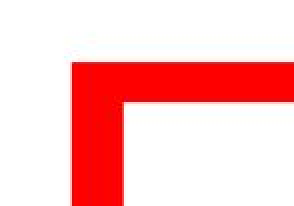
%> input picture Drone/Matlab/Recto_derecha.JPG, 147 x 103 px (shown 2 times larger)
$ octave LineDetector.m   (GNU Octave 9; MATLAB toolbox functions it lacks are replaced by stand-ins)
%> lines starting %> are read from the running program, lines starting %| are printed output that depends on the picture; in (x1, y1, x2, y2) boxes, pixels count from 0 and x2, y2 are one past the last pixel; in counts of white or black regions, pixels touching at a corner belong together; the program's own positions count from 1
### Drone/Matlab/Binarizar_rojo.m
function [BW] = Binarizar_rojo(R, G, B)
%createMask  Threshold RGB image using auto-generated code from colorThresholder app.
%  [BW,MASKEDRGBIMAGE] = createMask(RGB) thresholds image RGB using
%  auto-generated code from the colorThresholder app. The colorspace and
%  range for each channel of the colorspace were set within the app. The
%  segmentation mask is returned in BW, and a composite of the mask and
%  original RGB images is returned in maskedRGBImage.

% Auto-generated by colorThresholder app on 24-Aug-2022
%------------------------------------------------------


% Convert RGB image to chosen color space
% I = RGB;

% Define thresholds for channel 1 based on histogram settings
channel1Min = 202.000;
channel1Max = 255.000;

% Define thresholds for channel 2 based on histogram settings
channel2Min = 0.000;
channel2Max = 19.000;

% Define thresholds for channel 3 based on histogram settings
channel3Min = 0.000;
channel3Max = 7.000;

% Create mask based on chosen histogram thresholds
sliderBW = (R >= channel1Min ) & (R <= channel1Max) & ...
    (G >= channel2Min ) & (G <= channel2Max) & ...
    (B >= channel3Min ) & (B <= channel3Max);
BW = sliderBW;

se = strel('disk',10);

BW = imclose(BW,se);


end

### Drone/Matlab/LineDetector.m
clc
clear all
close all

I = imread('Recto_derecha.jpg');
%> I is the input picture: size 103x147x3 uint8; mean R, G, B 253, 194.7, 194.6
R = I(:,:,1);
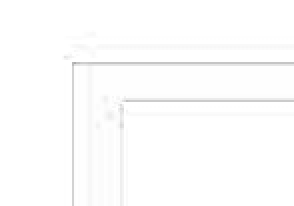
%> R: size 103x147 uint8 (shown 2 times larger); min 171, max 255, mean 253
G = I(:,:,2);
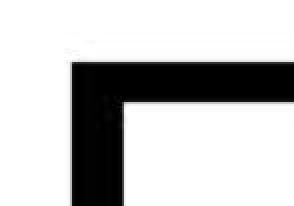
%> G: size 103x147 uint8 (shown 2 times larger); min 0, max 255, mean 194.7
B = I(:,:,3);

BW = Binarizar_rojo(R,G,B);
%> in Binarizar_rojo, `sliderBW = (R >= channel1Min ) & (R <= channel1Max) & (G >= channel2Mi..`:
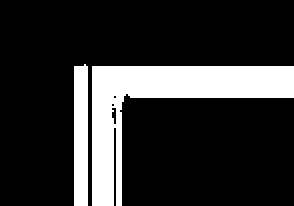
%> sliderBW: size 103x147 logical (shown 2 times larger); 18.9% white; 2 white regions, box (x1, y1, x2, y2) and area: (46, 33, 147, 103) 2370, (37, 32, 44, 103) 491
%> in Binarizar_rojo, `BW = imclose(BW,se);`:
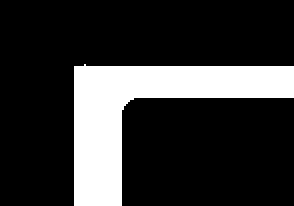
%> BW: size 103x147 logical (shown 2 times larger); 20.3% white; 1 white region, box (x1, y1, x2, y2) and area: (37, 32, 147, 103) 3074

imshow(BW)

[B,L] = bwboundaries(BW,'noholes');
%> B = 1 boundary; box (x1, y1, x2, y2) and points: (37, 32, 147, 103) 351

% imshow(label2rgb(L, @jet, [.1 .1 .1]))

hold on

for k = 1:length(B)
   boundary = B{k};
   plot(boundary(:,2), boundary(:,1), 'r', 'LineWidth', 2)
end
%> this loop made 1 pass
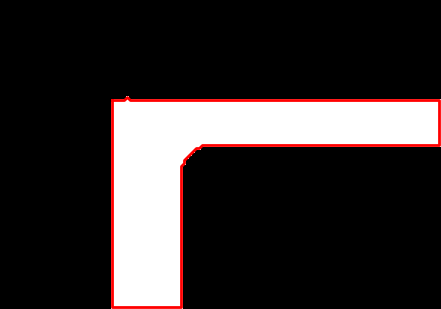
%> figure redrawn from the program's plot data; shown 3 times larger


s = regionprops(BW, 'Orientation');
%> s = 1 region; Orientation: 24.49

$ run again, with Drone/Matlab/Diagonal_drecha.JPG copied over Drone/Matlab/Recto_derecha.JPG
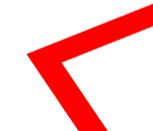
%> input picture Drone/Matlab/Diagonal_drecha.JPG, 153 x 131 px
%> I is the input picture: size 131x153x3 uint8; mean R, G, B 252.6, 196.9, 196.6
%> in Binarizar_rojo, `sliderBW = (R >= channel1Min ) & (R <= channel1Max) & (G >= channel2Mi..`:
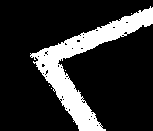
%> sliderBW: size 131x153 logical; 18.2% white; 5 white regions (4 under 20 px), largest, box (x1, y1, x2, y2) and area: (30, 6, 153, 131) 3653
%> BW: size 131x153 logical; 19.5% white; 1 white region, box (x1, y1, x2, y2) and area: (30, 6, 153, 131) 3918
%> `[B,L] = bwboundaries(BW,'noholes');`: B = 1 boundary; box (x1, y1, x2, y2) and points: (30, 6, 153, 131) 398
%> the loop `for k = 1:length(B)` made 1 pass
%> after the loop `for k = 1:length(B)`:
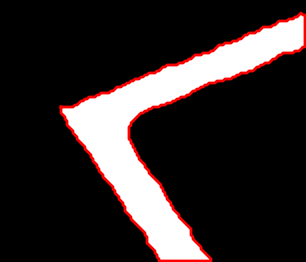
%> figure redrawn from the program's plot data; shown 2 times larger
%> s = 1 region; Orientation: 52.72

$ run again, with Drone/Matlab/Diagonal_izquierda.JPG copied over Drone/Matlab/Recto_derecha.JPG
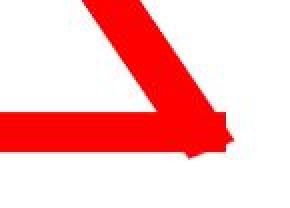
%> input picture Drone/Matlab/Diagonal_izquierda.JPG, 145 x 104 px (shown 2 times larger)
%> I is the input picture: size 104x145x3 uint8; mean R, G, B 252.6, 188.4, 188.4
%> in Binarizar_rojo, `sliderBW = (R >= channel1Min ) & (R <= channel1Max) & (G >= channel2Mi..`:
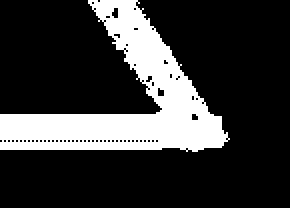
%> sliderBW: size 104x145 logical (shown 2 times larger); 21.8% white; 1 white region, box (x1, y1, x2, y2) and area: (0, 0, 115, 76) 3283
%> BW: size 104x145 logical; 23.6% white; 1 white region, box (x1, y1, x2, y2) and area: (0, 0, 115, 76) 3556
%> `[B,L] = bwboundaries(BW,'noholes');`: B = 1 boundary; box (x1, y1, x2, y2) and points: (0, 0, 115, 76) 350
%> the loop `for k = 1:length(B)` made 1 pass
%> after the loop `for k = 1:length(B)`:
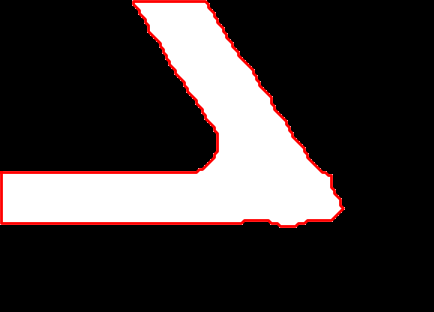
%> figure redrawn from the program's plot data; shown 3 times larger
%> s = 1 region; Orientation: 16.42

$ run again, with Drone/Matlab/Vertical.JPG copied over Drone/Matlab/Recto_derecha.JPG
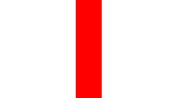
%> input picture Drone/Matlab/Vertical.JPG, 169 x 98 px
%> I is the input picture: size 98x169x3 uint8; mean R, G, B 254.3, 215.8, 215.5
%> in Binarizar_rojo, `sliderBW = (R >= channel1Min ) & (R <= channel1Max) & (G >= channel2Mi..`:
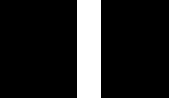
%> sliderBW: size 98x169 logical; 14.2% white; 1 white region, box (x1, y1, x2, y2) and area: (77, 0, 101, 98) 2352
%> `[B,L] = bwboundaries(BW,'noholes');`: B = 1 boundary; box (x1, y1, x2, y2) and points: (77, 0, 101, 98) 241
%> the loop `for k = 1:length(B)` made 1 pass
%> after the loop `for k = 1:length(B)`:
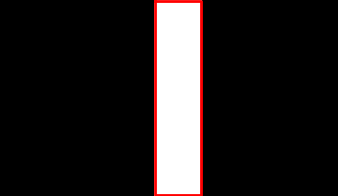
%> figure redrawn from the program's plot data; shown 2 times larger
%> s = 1 region; Orientation: 90
